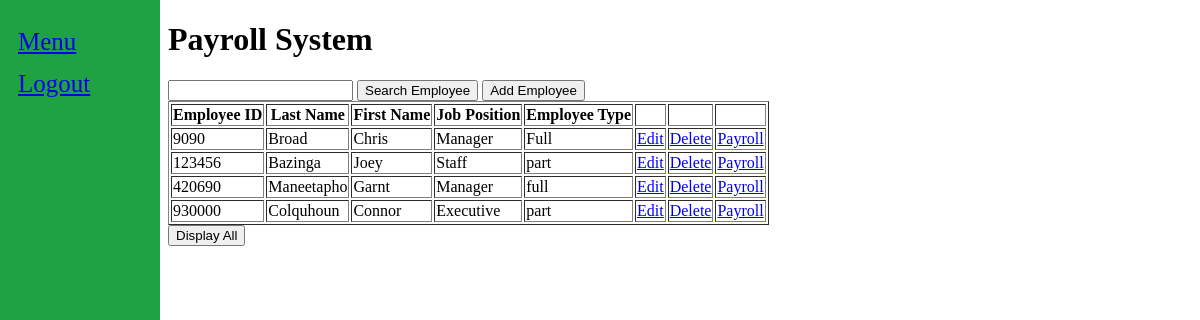
Screenshot of /menu.php (signed in) with the database file from the repository.
### tables this page shows
CREATE TABLE `tblemployees` (
  `fldindex` int(11) NOT NULL,
  `fldlastname` text NOT NULL,
  `fldfirstname` text NOT NULL,
  `fldposition` text NOT NULL,
  `fldpassword` text NOT NULL,
  `fldemployeetype` text NOT NULL,
  `fldperiod` text NOT NULL
);

### display.php (the view, shortened to what this page needs)
<?php
include "dbs-connect.php";
if(!isset($_POST['enterSearch']) || isset($_POST['displayAll']))
{
    $sql = "SELECT * FROM tblemployees";
    $results = mysqli_query($con, $sql);
    echo "<table border='1'>";
    echo "<tr>";
    echo "<th>Employee ID</th>";
    echo "<th>Last Name</th>";
    echo "<th>First Name</th>";
    echo "<th>Job Position</th>";
    echo "<th>Employee Type</th>";
    echo "<th> </th>";
    echo "<th> </th>";
    echo "<th> </th>";
    echo "</tr>";
    if(mysqli_num_rows($results) > 0)
    {
        while($row = mysqli_fetch_assoc($results))
        {
            echo "<tr>";
            echo "<td>". $row['fldindex'] ."</td>";
            echo "<td>". $row['fldlastname'] ."</td>";
            echo "<td>". $row['fldfirstname'] ."</td>";
            echo "<td>". $row['fldposition'] ."</td>";
            echo "<td>". $row['fldemployeetype'] ."</td>";
            echo "<td><a href='editemployee.php?employeeID=". $row['fldindex'] ."'>Edit</a> </td>";
            echo "<td><a href='deleteemployee.php?employeeID=". $row['fldindex'] ."'>Delete</a> </td>";
            echo "<td><a href='payroll.php?employeeID=". $row['fldindex'] ."'>Payroll</a> </td>";
            echo "</tr>";
        }
    }
    else {
        echo "<tr>";
        echo "<td>No Entries</td>";
        echo "</tr>";
    }
    echo "</table>";
}
?>

### menu.php (shortened to what this page needs)
<!DOCTYPE html>
<html>
    <head>
        <link rel="stylesheet" href="sa3-stylesheet.css">
    </head>
    <body>
        <div class="side-bar">
            <table>
                <tr>
                    <td><a href="menu.php">Menu</a></td>
                </tr>
                <tr>
                    <td><a href="login.php">Logout</a></td>
                </tr>
            </table>
        </div>
        <div class="main-body">
            <div class="main-header">
                <h1>Payroll System</h1>
            </div>
            <div class="search-add">
                <form action="<?php echo htmlspecialchars($_SERVER["PHP_SELF"]); ?>" method="post">
                    <input type="text" name="searchKey" />
                    <input type="submit" value="Search Employee" name="enterSearch" />
                    <input type="submit" value="Add Employee" name="addEmployee" onclick="action='addemployee.php'; return true;" />
                </form>
            </div>
            <?php
            include "display.php";
            ?>
            <div class="displayButton">
                <form action="<?php echo htmlspecialchars($_SERVER["PHP_SELF"]); ?>" method="post">
                    <input type="submit" value="Display All" name="displayAll" />
                </form>
            </div>
        </div>
    </body>
</html>

### sa3-stylesheet.css (style rules this page uses)
.side-bar { height: 100%; width: 160px; position: fixed; z-index: 1; top: 0; left: 0; background-color: #1fa342; overflow-x: hidden; padding-top: 20px; }
.side-bar td { padding: 6px 8px 6px 16px; text-decoration: none; font-size: 25px; color: #FFF; }
.main-body { margin-left: 160px; }

### rows the page displays
tblemployees: fldindex "9090", fldlastname "Broad", fldfirstname "Chris", fldposition "Manager", fldemployeetype "Full"
tblemployees: fldindex "123456", fldlastname "Bazinga", fldfirstname "Joey", fldposition "Staff", fldemployeetype "part"
tblemployees: fldindex "420690", fldlastname "Maneetapho", fldfirstname "Garnt", fldposition "Manager", fldemployeetype "full"
tblemployees: fldindex "930000", fldlastname "Colquhoun", fldfirstname "Connor", fldposition "Executive", fldemployeetype "part"
